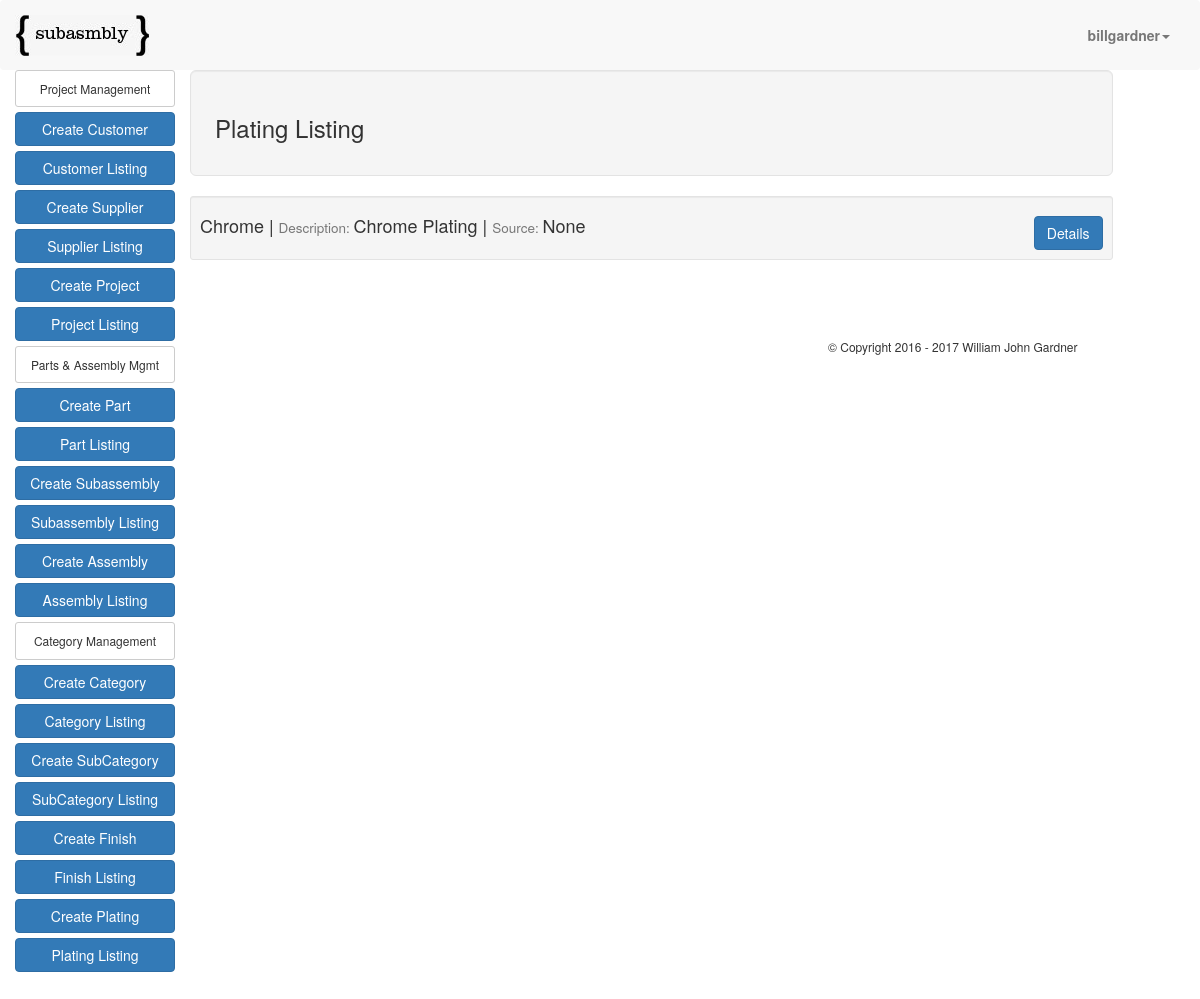
Page /plating_list/ (signed in) on the committed database.
### app/models.py (models this page shows, shortened)
class PlatingTable(models.Model):
    user = models.ForeignKey("auth.User")
    plating = models.CharField(max_length=50)
    description = models.TextField(null=True, blank=True)
    source = models.ForeignKey(Supplier, null=True, blank=True)

### app/views.py (the view)
# urls.py: url(r'^plating_list/$', login_required(PlatingListView.as_view()) , name="plating_list_view"),
class PlatingListView(ListView):
    model = PlatingTable
    def get_queryset(self):
        return PlatingTable.objects.filter(user=self.request.user)

### templates/app/platingtable_list.html
{% extends "bom.html" %}
{% block content %}
  <div class="row">
    <div class="col-md-12 well well-lg">
      <h3 class="pull-left">Plating Listing</h3>
    </div>
    {% for object in object_list %}
      <div class="col-md-12 well well-sm">
        <h4>{{object.plating}}  |  <small>Description: </small>{{object.description}}  |  <small>Source: </small>{{object.source}}<a class="btn btn-primary pull-right" type="button" name="drilldown" href="{% url 'plating_detail_view' object.pk %}">Details</a></h4>
      </div>
    {% endfor %}
  </div>
{% endblock %}

### templates/bom.html (shortened to what this page needs)
{% load staticfiles %}
{% load bootstrap %}
<!DOCTYPE html>
<html>
  <head>
    <link rel="stylesheet" href="{% static "app/css/bootstrap.css" %}" media="screen" charset="utf-8">
    <link rel="stylesheet" href="{% static "app/css/main.css" %}" media="screen" charset="utf-8">
  </head>
  <body>
    <nav class="navbar navbar-default">
      <div class="container-fluid">
        <div class="navbar-header">
          <a class="navbar-brand" href="/"><img id="logo-sm" src="{% static 'app/images/logo_sm.jpg' %}" alt="Subasmbly"/></a>
        </div>
        <div class="collapse navbar-collapse" id="bs-example-navbar-collapse-1">
          <ul id="menu" class="nav navbar-nav navbar-right">
            <li class="dropdown">
              <a href="#" class="dropdown-toggle" data-toggle="dropdown" role="button" aria-haspopup="true" aria-expanded="false"><strong>{{request.user}}</strong><span class="caret"></span></a>
            </li>
          </ul>
        </div>
      </div>
    </nav>
<div class="row">
    <div id="sidenav" class="col-md-2">
      <div class="btn btn-default btn-xs btn-block"><h6>Project Management</h6></div>
      <a href="{% url 'create_customer_view' %}" type="button" class="btn btn-primary btn-block">Create Customer</a>
      <a href="{% url 'customer_list_view' %}" type="button" class="btn btn-primary btn-block">Customer Listing</a>
      <a href="{% url 'create_supplier_view' %}" type="button" class="btn btn-primary btn-block">Create Supplier</a>
      <a href="{% url 'supplier_list_view' %}" type="button" class="btn btn-primary btn-block">Supplier Listing</a>
      <a href="{% url 'create_project_view' %}" type="button" class="btn btn-primary btn-block">Create Project</a>
      <a href="{% url 'project_list_view' %}" type="button" class="btn btn-primary btn-block">Project Listing</a>
      <div class="btn btn-default btn-xs btn-block"><h6>Parts & Assembly Mgmt</h6></div>
      <a href="{% url 'create_part_view' %}" type="button" class="btn btn-primary btn-block">Create Part</a>
      <a href="{% url 'part_list_view' %}" type="button" class="btn btn-primary btn-block">Part Listing</a>
      <a href="{% url 'create_subassembly_view' %}" type="button" class="btn btn-primary btn-block">Create Subassembly</a>
      <a href="{% url 'subassembly_list_view' %}" type="button" class="btn btn-primary btn-block">Subassembly Listing</a>
      <a href="{% url 'create_assembly_view' %}" type="button" class="btn btn-primary btn-block">Create Assembly</a>
      <a href="{% url 'assembly_list_view' %}" type="button" class="btn btn-primary btn-block">Assembly Listing</a>
      <div class="btn btn-default btn-xs btn-block"><h6>Category Management</h6></div>
      <a href="{% url 'create_category_view' %}" type="button" class="btn btn-primary btn-block">Create Category</a>
      <a href="{% url 'category_list_view' %}" type="button" class="btn btn-primary btn-block">Category Listing</a>
      <a href="{% url 'create_subcategory_view' %}" type="button" class="btn btn-primary btn-block">Create SubCategory</a>
      <a href="{% url 'subcategory_list_view' %}" type="button" class="btn btn-primary btn-block">SubCategory Listing</a>
      <a href="{% url 'create_finish_view' %}" type="button" class="btn btn-primary btn-block">Create Finish</a>
      <a href="{% url 'finish_list_view' %}" type="button" class="btn btn-primary btn-block">Finish Listing</a>
      <a href="{% url 'create_plating_view' %}" type="button" class="btn btn-primary btn-block">Create Plating</a>
      <a href="{% url 'plating_list_view' %}" type="button" class="btn btn-primary btn-block">Plating Listing</a>
      <br>
      <br>
      <br>
    </div>
    <div class="col-md-9">
      {% block content %}{% endblock %}
      <footer>
        <h6><div style="float:right;">  &copy; Copyright 2016 -
           William John Gardner</div><h6>
      </footer>
    </div>
</body>
</html>

### app/static/app/css/main.css (style rules this page uses)
.navbar { position: relative; min-height: 0px !important; margin-bottom: 0px !important; border: 0px solid transparent; }
#sidenav { padding-left: 30px; }
nav { padding-bottom: 10px; }
#menu { padding-top: 10px; }
footer { padding: 50px 20px; }

### rows in the picture
PlatingTable: plating "Chrome", description "Chrome Plating", source "None"

### other values in the picture
{{ request.user }} "billgardner"
